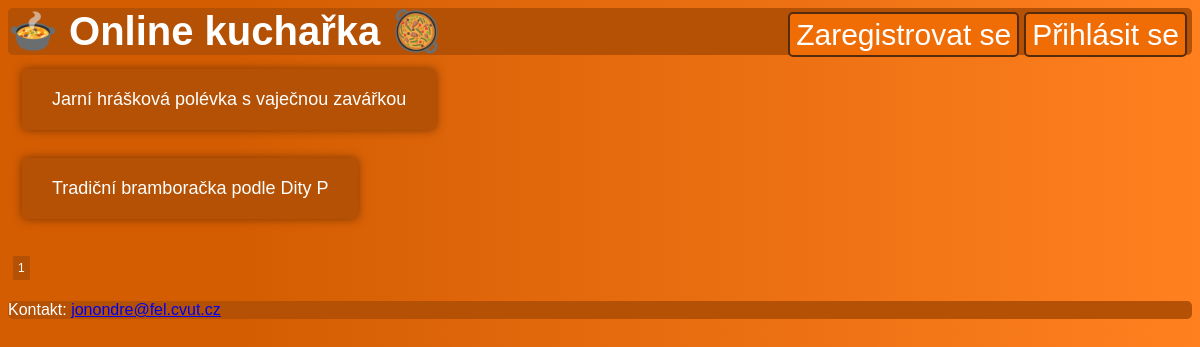
Screenshot of /main/kucharka.php?category=3 with the database file from the repository.
### tables this page shows
CREATE TABLE `recipes` (
  `name` varchar(255) NOT NULL,
  `ingredients` text NOT NULL,
  `process` text NOT NULL,
  `author` varchar(50) NOT NULL,
  `created` date NOT NULL,
  `id` int(11) NOT NULL
);

### main/show_recipes.php (the view, shortened to what this page needs)
<?php
function getRecipesFromCategory($categoryID, $limit, $offset){
    $conn = connectDB();
    $stmt = $conn->prepare("SELECT recipes.*
    FROM recipes JOIN recipe_category ON recipes.id = recipe_category.recipe_id
    WHERE recipe_category.category_id = ? LIMIT ? OFFSET ?");
    $stmt->bind_param("iii", $categoryID, $limit, $offset);
    $stmt->execute();
    $result = $stmt->get_result();
    $recipes = [];
    while ($row = $result->fetch_assoc()) {
        $recipes[] = $row;
    }
    return $recipes;
}
function showRecipeCard($recipe){
    echo "<a class='a-btn' href='kucharka.php?recipe=" . $recipe['id'] . "'>" . $recipe['name'] . "";
    echo "</a> <br>";
}
function showPagesButtons($total_pages_count, $page, $categoryID){
    echo "<br>";
    echo "<a class='page-btn' href='kucharka.php?category=" . $categoryID . "&page=" . $page . "'>" . $page . "</a>";
}
function getTotalRecipesInCategory($categoryID){
    $conn = connectDB();
    $stmt = $conn->prepare("
        SELECT COUNT(*) as total
        FROM recipe_category
        WHERE category_id = ?
    ");
    $stmt->bind_param("i", $categoryID);
    $stmt->execute();
    $result = $stmt->get_result();
    $row = $result->fetch_assoc();
    return $row['total'];
}
function showRecipesPage($page, $categoryID){
    $offset = ($page - 1) * 10;
    $recipes = getRecipesFromCategory($categoryID, 10, $offset);
    foreach($recipes as $recipe){
        showRecipeCard($recipe);
    }
    $total_recipes_in_category = getTotalRecipesInCategory($categoryID);
    $total_pages_count = ceil($total_recipes_in_category / 10);
    showPagesButtons($total_pages_count, $page, $categoryID);
}

### main/style.css (style rules this page uses)
body { background: linear-gradient(90deg, #d45d02 20%, #ff801f); color: white; font-family: sans-serif; }
::placeholder { color: rgba(236, 236, 236, 0.6); }
.a-btn { display: inline-block; padding: 20px 30px; background-color: #b45104; color: white; text-decoration: none; text-align: center; border-radius: 5px; margin-left: 14px; margin-top: 14px; margin-bottom: 14px; margin-right: 14px; box-shadow: 0 0 10px 0 rgba(100, 45, 3, 0.8); font-family: sans-serif; font-size: 18px; }
.page-btn { display: inline-block; padding: 5px 5px; background-color: #b45104; color: white; text-decoration: none; text-align: center; border-radius: 2px; margin-left: 5px; margin-top: 5px; margin-bottom: 5px; margin-right: 5px; font-family: sans-serif; font-size: 12px; }

### rows the page displays
recipes: name "Jarní hrášková polévka s vaječnou zavářkou"
recipes: name "Tradiční bramboračka podle Dity P"

### other values shown
$page "1"
